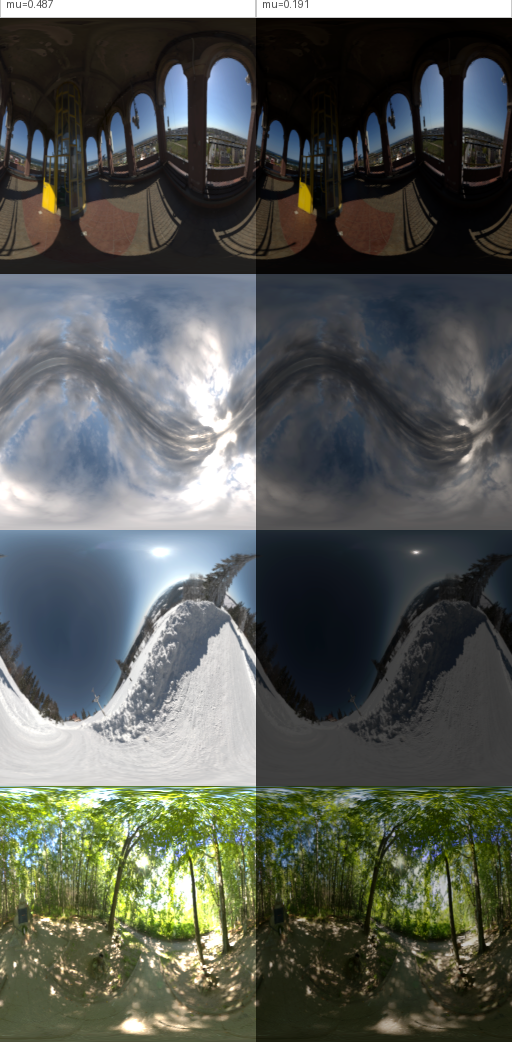
#> input picture docs/figures/crops/official_uu_main_env.png, 512 x 1042 px, found by its file name
$ python generate_official_background_teaser.py
#> lines starting #> are read from the running program, lines starting #| are printed output that depends on the picture; after the words box and inside, x2 and y2 are one past the last pixel; in counts of white or black regions, pixels touching at a corner belong together
#> in build_teaser, `bg = Image.new("RGBA", (width, height), (0, 0, 0, 0))`: bg: PIL image 1840x900 RGBA; every value is 0
import argparse
from pathlib import Path

from PIL import Image, ImageChops, ImageDraw, ImageFilter, ImageFont


SPLITS = [
    ("uu", "official_uu_main_env.png", "official_uu_main_result.png"),
    ("us", "official_us_main_env.png", "official_us_main_result.png"),
    ("ra", "official_ra_main_env.png", "official_ra_main_result.png"),
]


def load_font(size: int, bold: bool = False):
#> called with size = 42, bold = True
    candidates = [
        "/usr/share/fonts/truetype/dejavu/DejaVuSans-Bold.ttf" if bold else "/usr/share/fonts/truetype/dejavu/DejaVuSans.ttf",
        "/usr/share/fonts/truetype/liberation2/LiberationSans-Bold.ttf" if bold else "/usr/share/fonts/truetype/liberation2/LiberationSans-Regular.ttf",
    ]
    for path in candidates:
        try:
            return ImageFont.truetype(path, size=size)
        except Exception:
            continue
#> in draw_card, env is the input picture: PIL image 512x1042 RGB; mean R, G, B 86.7, 90.5, 85
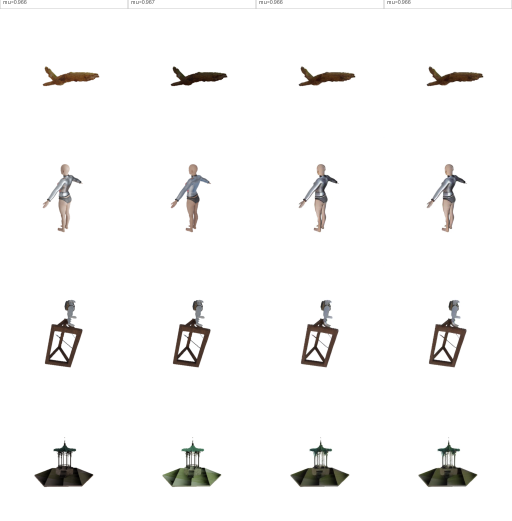
#> input picture docs/figures/crops/official_uu_main_result.png, 1024 x 1042 px, found by its file name (shown at 1/2 size)
#> in draw_card, result is the input picture: PIL image 1024x1042 RGB; mean R, G, B 246.7, 246.3, 245.8
    return ImageFont.load_default()


def rounded_mask(size, radius):
    mask = Image.new("L", size, 0)
    draw = ImageDraw.Draw(mask)
    draw.rounded_rectangle((0, 0, size[0], size[1]), radius=radius, fill=255)
    return mask


def crop_hero_object(result_image: Image.Image) -> Image.Image:
    header_h = 18
    column_w = result_image.width // 4
#> column_w = 256
    # Use the final column as the main-method prediction.
    obj = result_image.crop((column_w * 3, header_h, result_image.width, result_image.height)).convert("RGBA")
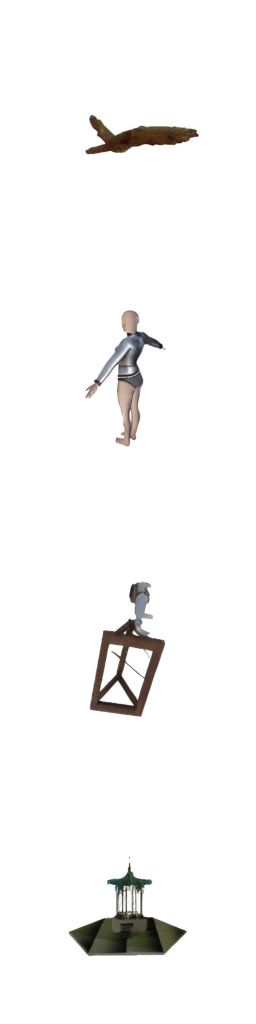
#> obj: PIL image 256x1024 RGBA; mean R, G, B, A 246.7, 246.2, 245.7, 255
    rgb = obj.convert("RGB")
    inv = ImageChops.invert(rgb)
    bbox = inv.getbbox()
#> bbox = (0, 0, 256, 1024)
    if bbox is None:
        return obj
    obj = obj.crop(bbox)

    # Treat near-white pixels as transparent background.
    alpha = Image.new("L", obj.size, 255)
#> alpha: PIL image 256x1024 L; every value is 255
    alpha_px = alpha.load()
    rgb_px = obj.convert("RGB").load()
    for y in range(obj.height):
        for x in range(obj.width):
            r, g, b = rgb_px[x, y]
            if min(r, g, b) > 244:
                alpha_px[x, y] = 0
    obj.putalpha(alpha.filter(ImageFilter.GaussianBlur(1.4)))
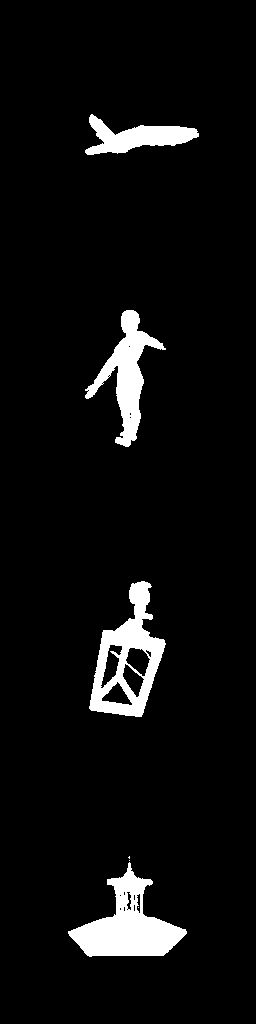
#> alpha: PIL image 256x1024 L; 5.7% white; 7 white regions (3 under 20 px), largest, box (x1, y1, x2, y2) and area: (68, 862, 187, 957) 4886, (89, 581, 166, 717) 4305, (85, 310, 166, 447) 3442, (85, 114, 199, 155) 2177
    return obj


def make_background(env_image: Image.Image, size):
    bg = env_image.convert("RGB").resize(size, Image.Resampling.LANCZOS)
    bg = bg.filter(ImageFilter.GaussianBlur(8))
    overlay = Image.new("RGBA", size, (9, 14, 26, 92))
    return Image.alpha_composite(bg.convert("RGBA"), overlay)


def fit_object(obj: Image.Image, card_size):
#> called with card_size = (520, 620)
    target_h = int(card_size[1] * 0.78)
#> target_h = 483
    scale = target_h / max(obj.height, 1)
#> scale = 0.472
    new_size = (max(1, int(obj.width * scale)), max(1, int(obj.height * scale)))
#> new_size = (120, 483)
    return obj.resize(new_size, Image.Resampling.LANCZOS)
#> returned value: PIL image 120x483 RGBA


def draw_card(canvas: Image.Image, xy, size, title, env_path: Path, result_path: Path, fonts):
    x, y = xy
    w, h = size
    card = Image.new("RGBA", size, (255, 255, 255, 0))
    env = Image.open(env_path)
    result = Image.open(result_path)

    bg = make_background(env, size)
    card.alpha_composite(bg)

    # Subtle inner glow.
    glow = Image.new("RGBA", size, (255, 255, 255, 0))
    g = ImageDraw.Draw(glow)
    g.rounded_rectangle((10, 10, w - 10, h - 10), radius=28, outline=(255, 255, 255, 70), width=2)
    card.alpha_composite(glow)

    obj = fit_object(crop_hero_object(result), size)
    ox = (w - obj.width) // 2
#> ox = 200
    oy = h - obj.height - 26
#> oy = 111

    shadow = Image.new("RGBA", (obj.width + 28, obj.height + 28), (0, 0, 0, 0))
#> shadow: PIL image 148x511 RGBA; every value is 0
    shadow_layer = Image.new("RGBA", (obj.width, obj.height), (0, 0, 0, 135))
    shadow.alpha_composite(shadow_layer, (14, 14))
    shadow = shadow.filter(ImageFilter.GaussianBlur(12))
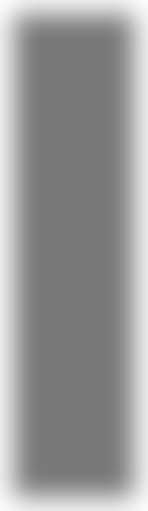
#> shadow: PIL image 148x511 RGBA; mean R, G, B, A 0, 0, 0, 102.3; transparent parts drawn white
    card.alpha_composite(shadow, (ox - 4, oy + 8))
    card.alpha_composite(obj, (ox, oy))

    draw = ImageDraw.Draw(card)
    draw.rounded_rectangle((20, 20, 96, 58), radius=18, fill=(255, 255, 255, 210))
    draw.text((38, 31), title, font=fonts["badge"], fill=(25, 33, 53))
    draw.text((24, h - 48), "target-lighting background + relit object", font=fonts["small"], fill=(255, 255, 255))

    card_mask = rounded_mask(size, 34)
#> in rounded_mask, `mask = Image.new("L", size, 0)`: mask: PIL image 520x620 L; every value is 0
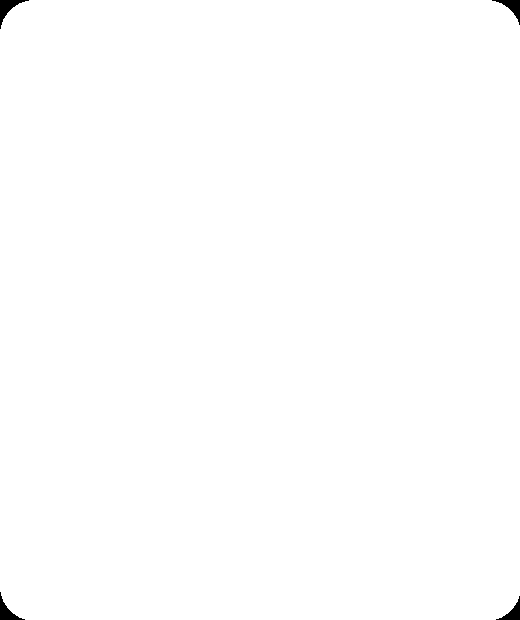
#> card_mask: PIL image 520x620 L; 99.7% white; 4 black regions, box (x1, y1, x2, y2) and area: (0, 0, 29, 29) 260, (492, 0, 520, 25) 231, (0, 592, 25, 620) 231, (496, 596, 520, 620) 203
    canvas.paste(card, (x, y), card_mask)
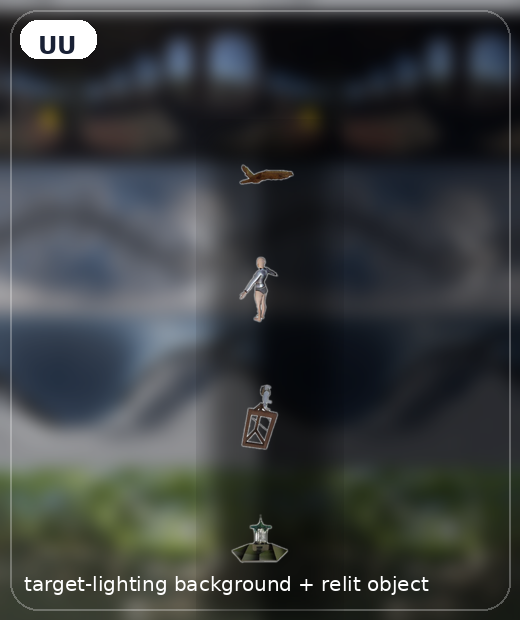
#> card: PIL image 520x620 RGBA; mean R, G, B, A 57.3, 61, 61.9, 254.7; transparent parts drawn white
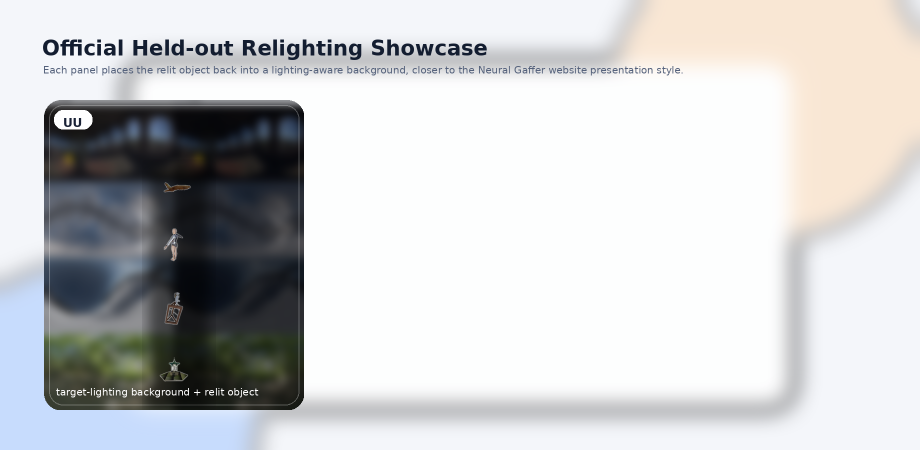
#> canvas: PIL image 1840x900 RGBA (shown at 1/2 size); mean R, G, B, A 204, 204.9, 205.9, 254.9; transparent parts drawn white


def build_teaser(crops_dir: Path, output_path: Path):
    width, height = 1840, 900
    canvas = Image.new("RGBA", (width, height), (244, 246, 250, 255))

    # Large soft background shapes.
    bg = Image.new("RGBA", (width, height), (0, 0, 0, 0))
    bdraw = ImageDraw.Draw(bg)
    bdraw.ellipse((-140, 520, 520, 1120), fill=(159, 196, 255, 135))
    bdraw.ellipse((1220, -120, 1860, 480), fill=(255, 214, 170, 120))
    bdraw.rounded_rectangle((250, 120, 1590, 820), radius=52, fill=(255, 255, 255, 215))
    bg = bg.filter(ImageFilter.GaussianBlur(22))
    canvas.alpha_composite(bg)

    fonts = {
        "title": load_font(42, bold=True),
        "subtitle": load_font(20, bold=False),
        "badge": load_font(24, bold=True),
        "small": load_font(20, bold=False),
    }

    draw = ImageDraw.Draw(canvas)
    draw.text((84, 72), "Official Held-out Relighting Showcase", font=fonts["title"], fill=(19, 29, 48))
    draw.text((86, 128), "Each panel places the relit object back into a lighting-aware background, closer to the Neural Gaffer website presentation style.", font=fonts["subtitle"], fill=(84, 97, 123))

    card_w, card_h = 520, 620
    gap = 44
    start_x = 88
    y = 200
    for idx, (title, env_name, result_name) in enumerate(SPLITS):
        x = start_x + idx * (card_w + gap)
        draw_card(
            canvas,
            (x, y),
            (card_w, card_h),
            title.upper(),
            crops_dir / env_name,
            crops_dir / result_name,
            fonts,
        )
#> pass 2 of the loop in build_teaser, `for idx, (title, env_name, result_name) in enumerate(SPLITS):`:
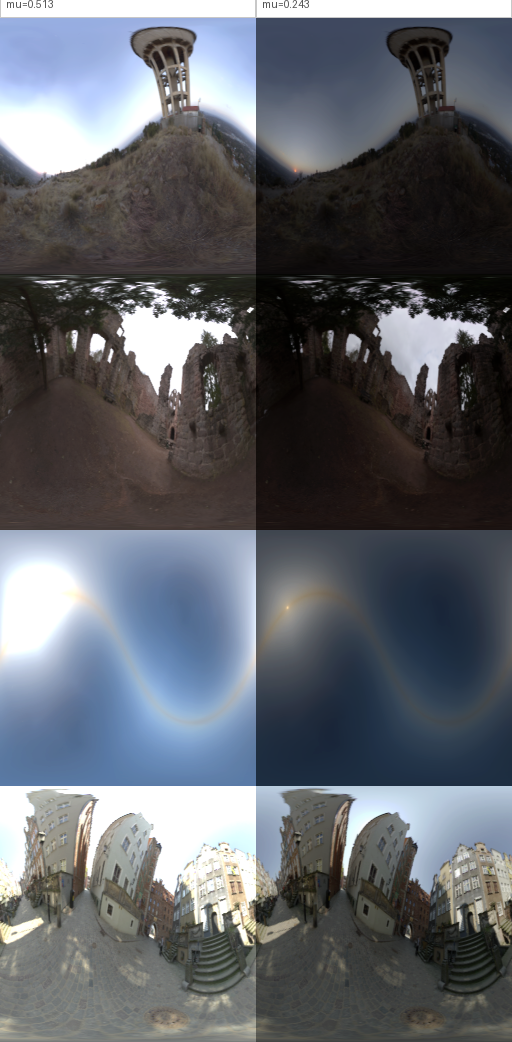
#> input picture docs/figures/crops/official_us_main_env.png, 512 x 1042 px, found by its file name
#> in draw_card, env is the input picture: PIL image 512x1042 RGB; mean R, G, B 95.5, 98.9, 105
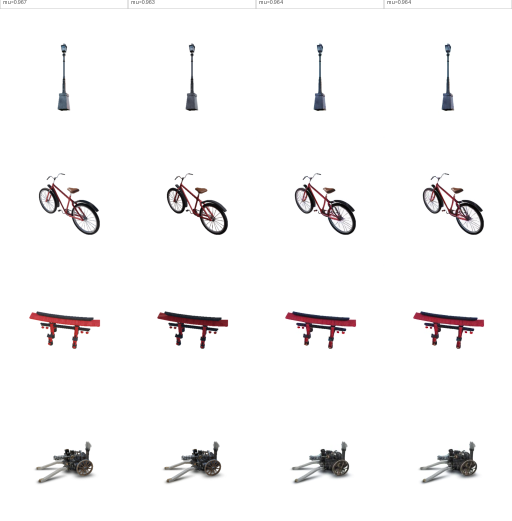
#> input picture docs/figures/crops/official_us_main_result.png, 1024 x 1042 px, found by its file name (shown at 1/2 size)
#> in draw_card, result is the input picture: PIL image 1024x1042 RGB; mean R, G, B 246.6, 245.5, 245.8
#> in draw_card (call 2), `canvas.paste(card, (x, y), card_mask)`:
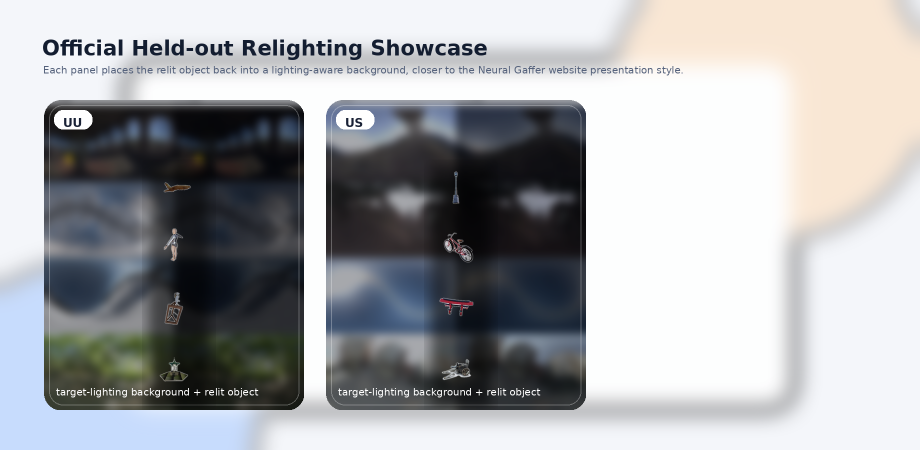
#> canvas: PIL image 1840x900 RGBA (shown at 1/2 size); mean R, G, B, A 167.5, 168.8, 171.2, 254.9; transparent parts drawn white
#> pass 3 of the loop in build_teaser, `for idx, (title, env_name, result_name) in enumerate(SPLITS):`:
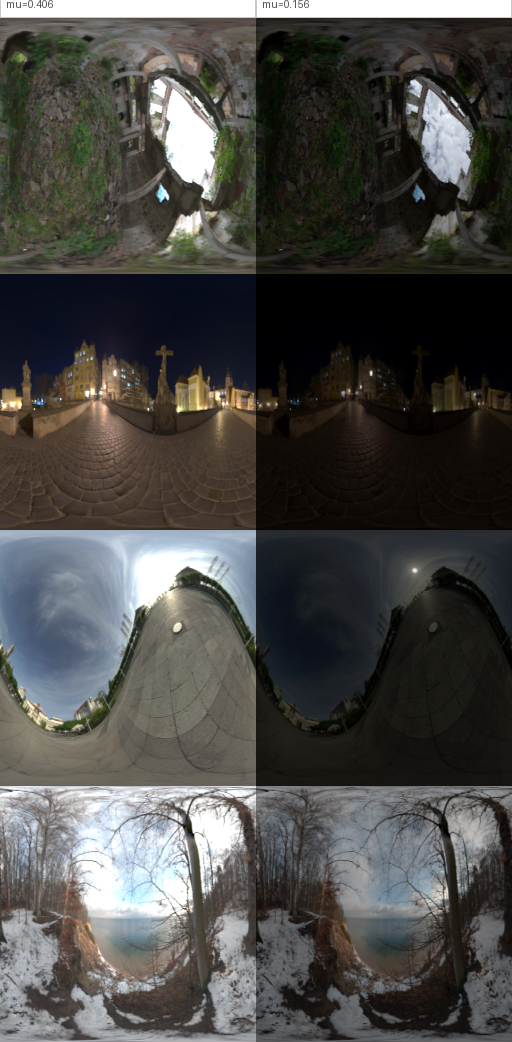
#> input picture docs/figures/crops/official_ra_main_env.png, 512 x 1042 px, found by its file name
#> in draw_card, env is the input picture: PIL image 512x1042 RGB; mean R, G, B 75, 74.2, 71.6
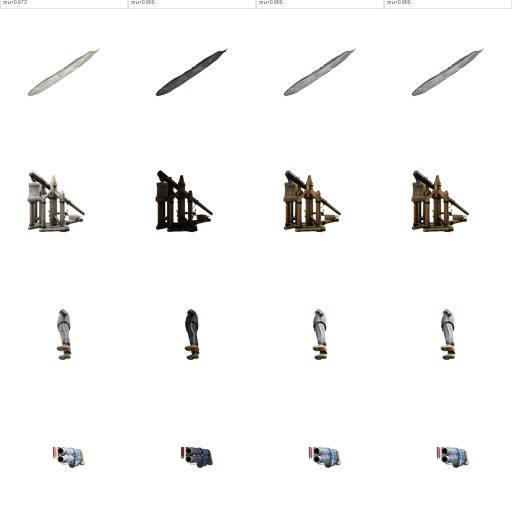
#> input picture docs/figures/crops/official_ra_main_result.png, 1024 x 1042 px, found by its file name (shown at 1/2 size)

    footer = "Suggested paper usage: place this teaser before the detailed crop comparison figure."
    draw.text((86, 850), footer, font=fonts["subtitle"], fill=(100, 110, 132))

    output_path.parent.mkdir(parents=True, exist_ok=True)
    canvas.convert("RGB").save(output_path, quality=95)


def main():
    parser = argparse.ArgumentParser(description="Generate a website-style background showcase figure for the paper.")
    parser.add_argument("--crops_dir", type=str, default="docs/figures/crops")
    parser.add_argument("--output", type=str, default="docs/figures/official_background_teaser.png")
    args = parser.parse_args()

    build_teaser(Path(args.crops_dir), Path(args.output))
    print(f"wrote {args.output}")


if __name__ == "__main__":
    main()
